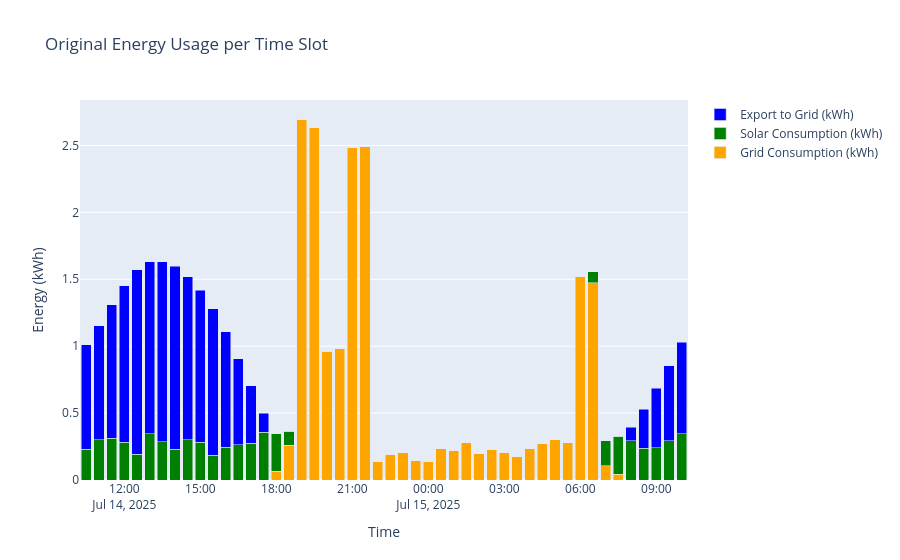

Notebook cell for this chart:
### Code cell
import plotly.graph_objs as go
import numpy as np

interval_hours = 0.5  # 30 minutes per row

# Grid import (kWh)
grid_import = df['P_grid_pos'] * interval_hours / 1000

# Grid export (kWh, positive values)
grid_export = -df['P_grid_neg'] * interval_hours / 1000

# Solar used for load/deferrables (kWh)
# The actual solar used is the minimum of available PV and the total load minus grid import
total_load = df['P_Load'] + df['P_deferrable0'] + df['P_deferrable1']
solar_used = (total_load - df['P_grid_pos']).clip(lower=0)
solar_used = np.minimum(solar_used, df['P_PV']) * interval_hours / 1000

# Prepare time axis
time_axis = pd.to_datetime(df['timestamp'])

fig = go.Figure()
fig.add_trace(go.Bar(
    x=time_axis,
    y=grid_import,
    name='Grid Consumption (kWh)',
    marker_color='orange'
))
fig.add_trace(go.Bar(
    x=time_axis,
    y=solar_used,
    name='Solar Consumption (kWh)',
    marker_color='green'
))
fig.add_trace(go.Bar(
    x=time_axis,
    y=grid_export,
    name='Export to Grid (kWh)',
    marker_color='blue'
))

fig.update_layout(
    barmode='stack',
    title='Original Energy Usage per Time Slot',
    xaxis_title='Time',
    yaxis_title='Energy (kWh)',
    hovermode='x unified'
)
fig.show()
